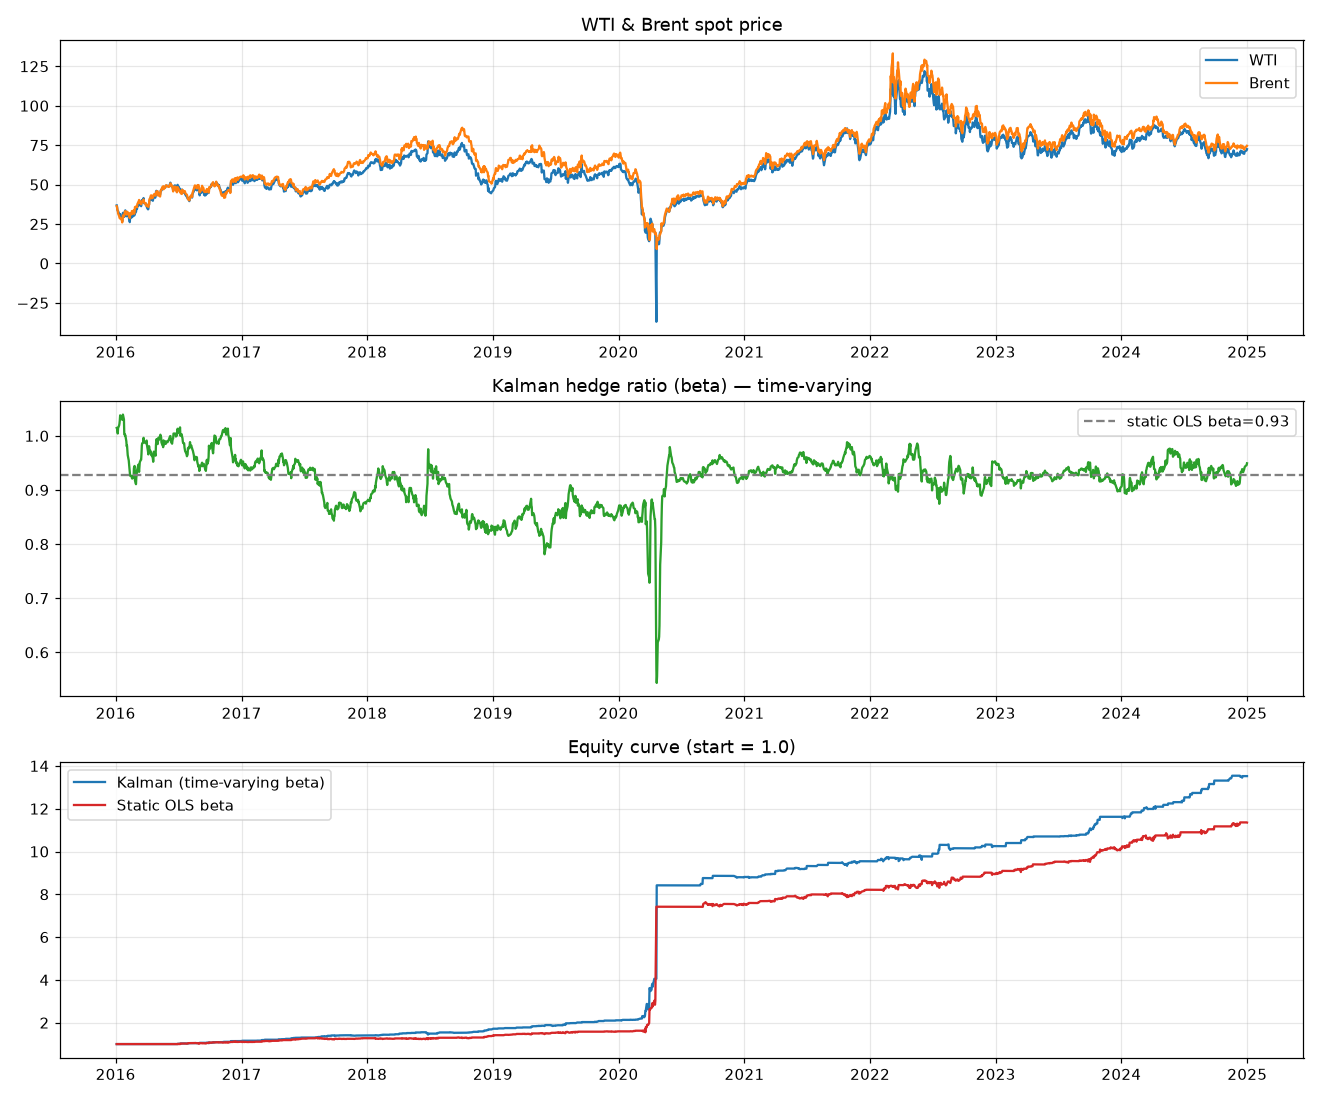

Source code (Python):
"""
Pairs trading: WTI vs Brent ด้วย Kalman filter (ข้อมูลจริง EIA spot)
- Kalman ประมาณ hedge ratio (beta) + intercept แบบ time-varying
- z-score จาก innovation -> เข้าเมื่อ |z|>entry, ออกเมื่อ z ข้าม 0
- lock hedge ตอนเข้า, คิดต้นทุนซื้อขาย
- เทียบกับ static OLS hedge ratio
"""
import numpy as np, pandas as pd
import matplotlib; matplotlib.use("Agg")
import matplotlib.pyplot as plt

# ---- 1) โหลดข้อมูลจริง ----
def load(f):
    d = pd.read_csv(f, parse_dates=["Date"]).set_index("Date")["Price"]
    return d
brent = load("/tmp/brent-daily.csv").rename("Brent")
wti   = load("/tmp/wti-daily.csv").rename("WTI")
df = pd.concat([wti, brent], axis=1).dropna()
df = df.loc["2016-01-01":"2024-12-31"]          # ช่วงหลัง structural break shale
W = df["WTI"].values; B = df["Brent"].values
N = len(df)
print(f"ข้อมูล: {df.index[0].date()} ถึง {df.index[-1].date()}  ({N} วัน)")
print(f"WTI-Brent spread เฉลี่ย {np.mean(W-B):.2f}, sd {np.std(W-B):.2f}")

# ---- 2) Kalman filter: หา hedge ratio beta_t (time-varying) ----
# model: WTI_t = beta_t*Brent_t + c_t + noise ; ใช้ beta_t สร้าง spread = WTI - beta_t*Brent
def kalman(q=1e-4, r=1.0):
    x = np.array([1.0, 0.0]); P = np.eye(2)*1.0
    Q = np.eye(2)*q; R = r
    beta = np.zeros(N)
    for t in range(N):
        H = np.array([B[t], 1.0])
        P = P + Q
        e = W[t] - H @ x
        S = H @ P @ H + R
        K = (P @ H)/S
        x = x + K*e
        P = P - np.outer(K,H) @ P
        beta[t]=x[0]
    return beta

# ---- 3) Backtest (lock hedge ตอนเข้า, z จาก rolling window ของ spread) ----
BURN = 120   # ข้ามช่วง Kalman ยังไม่ converge
def zscore(spread, win=60):
    s=pd.Series(spread); mu=s.rolling(win).mean().values; sd=s.rolling(win).std().values
    return np.where(sd>0,(spread-mu)/sd,0.0)

def backtest(beta, entry=1.5, cost_bps=5.0):
    cost = cost_bps/1e4
    spread = W - beta*B
    z = zscore(spread)
    pos=0; beta_e=0.0; rets=np.zeros(N); trades=0
    for t in range(BURN,N):
        if pos!=0:
            pnl = pos*((W[t]-W[t-1]) - beta_e*(B[t]-B[t-1]))
            gross = abs(W[t-1]) + abs(beta_e*B[t-1])
            rets[t] = pnl/gross
        if pos==0:
            if z[t]>entry:  pos=-1; beta_e=beta[t]; trades+=1; rets[t]-=cost
            elif z[t]<-entry: pos=1; beta_e=beta[t]; trades+=1; rets[t]-=cost
        else:
            if (pos==-1 and z[t]<=0) or (pos==1 and z[t]>=0):
                pos=0; trades+=1; rets[t]-=cost
    return rets, trades

def stats(rets, trades, name):
    eq = np.cumprod(1+rets)
    ann_ret = eq[-1]**(252/N)-1
    sr = np.mean(rets)/np.std(rets)*np.sqrt(252) if np.std(rets)>0 else 0
    mdd = np.min(eq/np.maximum.accumulate(eq)-1)
    print(f"{name:<28} ann.ret {ann_ret*100:6.2f}%  Sharpe {sr:5.2f}  MDD {mdd*100:6.2f}%  trades {trades}")
    return eq

# Kalman (time-varying beta)
beta_k = kalman(q=1e-4)
rets_k, tr_k = backtest(beta_k)

# Static OLS hedge (beta คงที่จากทั้ง sample) -> z จาก rolling เหมือนกัน
beta_ols = np.polyfit(B, W, 1)[0]
beta_static = np.full(N, beta_ols)
rets_o, tr_o = backtest(beta_static)
print(f"static OLS beta = {beta_ols:.3f}")

print("\n--- ผลทดสอบ (entry |z|>1.5, cost 5bps/ขา) ---")
eq_k = stats(rets_k, tr_k, "Kalman (time-varying beta)")
eq_o = stats(rets_o, tr_o, "Static OLS + rolling z")

# ---- 4) พล็อต ----
fig, ax = plt.subplots(3,1, figsize=(12,10))
ax[0].plot(df.index, W, label="WTI"); ax[0].plot(df.index, B, label="Brent")
ax[0].set_title("WTI & Brent spot price"); ax[0].legend(); ax[0].grid(alpha=.3)
ax[1].plot(df.index, beta_k, 'C2'); ax[1].axhline(beta_ols, color='gray', ls='--', label=f'static OLS beta={beta_ols:.2f}')
ax[1].set_title("Kalman hedge ratio (beta) — time-varying"); ax[1].legend(); ax[1].grid(alpha=.3)
ax[2].plot(df.index, eq_k, 'C0', label=f"Kalman (time-varying beta)")
ax[2].plot(df.index, eq_o, 'C3', label="Static OLS beta")
ax[2].set_title("Equity curve (start = 1.0)"); ax[2].legend(); ax[2].grid(alpha=.3)
plt.tight_layout(); plt.savefig("/home/user/Claude-code-project/wti_brent_kalman.png", dpi=110)
print("\nบันทึกกราฟ: wti_brent_kalman.png")
